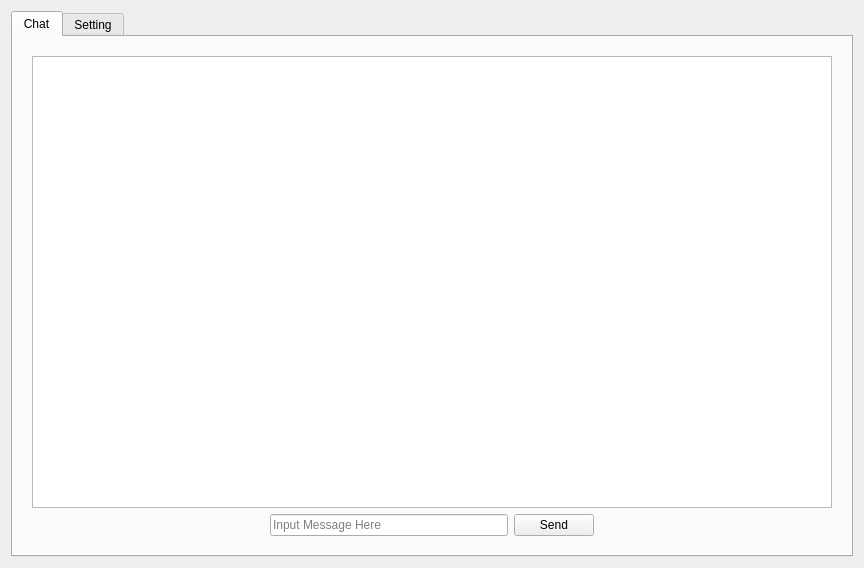
<?xml version="1.0" encoding="UTF-8"?>
<ui version="4.0">
 <class>Form</class>
 <widget class="QWidget" name="Form">
  <property name="geometry">
   <rect>
    <x>0</x>
    <y>0</y>
    <width>864</width>
    <height>568</height>
   </rect>
  </property>
  <property name="windowTitle">
   <string>Form</string>
  </property>
  <layout class="QVBoxLayout" name="verticalLayout_3">
   <item>
    <widget class="QTabWidget" name="tabWidget">
     <property name="currentIndex">
      <number>0</number>
     </property>
     <widget class="QWidget" name="tab_Chat">
      <attribute name="title">
       <string>Chat</string>
      </attribute>
      <layout class="QVBoxLayout" name="verticalLayout_2">
       <item>
        <layout class="QVBoxLayout" name="verticalLayout" stretch="10,2">
         <property name="leftMargin">
          <number>10</number>
         </property>
         <property name="topMargin">
          <number>10</number>
         </property>
         <property name="rightMargin">
          <number>10</number>
         </property>
         <property name="bottomMargin">
          <number>10</number>
         </property>
         <item>
          <widget class="QTextBrowser" name="textBrowser_ChatContent"/>
         </item>
         <item>
          <layout class="QHBoxLayout" name="horizontalLayout">
           <item>
            <spacer name="horizontalSpacer">
             <property name="orientation">
              <enum>Qt::Horizontal</enum>
             </property>
             <property name="sizeHint" stdset="0">
              <size>
               <width>40</width>
               <height>20</height>
              </size>
             </property>
            </spacer>
           </item>
           <item>
            <widget class="QLineEdit" name="lineEdit_SendInfo">
             <property name="placeholderText">
              <string>Input Message Here</string>
             </property>
            </widget>
           </item>
           <item>
            <widget class="QPushButton" name="pushButton_Send">
             <property name="text">
              <string>Send</string>
             </property>
            </widget>
           </item>
           <item>
            <spacer name="horizontalSpacer_2">
             <property name="orientation">
              <enum>Qt::Horizontal</enum>
             </property>
             <property name="sizeHint" stdset="0">
              <size>
               <width>40</width>
               <height>20</height>
              </size>
             </property>
            </spacer>
           </item>
          </layout>
         </item>
        </layout>
       </item>
      </layout>
     </widget>
     <widget class="QWidget" name="tab_Setting">
      <attribute name="title">
       <string>Setting</string>
      </attribute>
     </widget>
    </widget>
   </item>
  </layout>
 </widget>
 <resources/>
 <connections/>
</ui>
